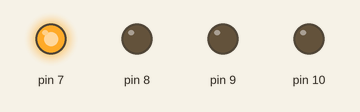
Recording of a sketch running on a simulated Arduino Uno, built with avr-gcc and run on an emulated ATmega328P. Parts: output pins drawn as LEDs (lit = HIGH).

Above: at 0.2 s.
At 1.2 s:
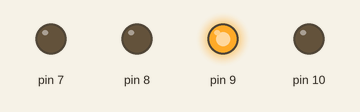
At 2.7 s:
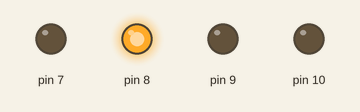
At 3.7 s:
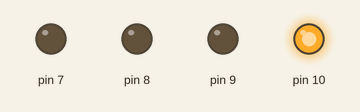
Timing chart, 0 to 4.6 s (numbered marks = the images above):
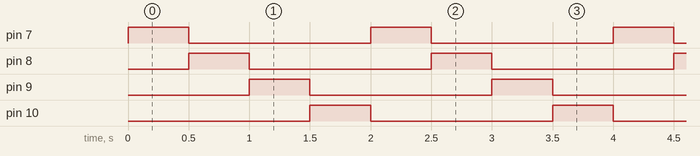

Measured:
- by itself, pin 7–10: alternates HIGH for 0.50 s and LOW for 1.5 s
- by itself, everything shown: repeats every 2.0 s, in 4 steps

The sketch:

3-1.ino
```cpp
/*Acender e apagar os LED’s conectados aos pinos 7, 8, 9 e
10, de modo que os LED’s se comportem como um piscapisca.
OBS.: Cada LED deve acender e apagar individualmente,
sendo o 1º a piscar o LED do pino 7, depois o do pino 8, e
assim sucessivamente, com intervalo de 0,5 segundos.*/
void setup(){
  pinMode(7,OUTPUT);
  pinMode(8,OUTPUT);
  pinMode(9,OUTPUT);
  pinMode(10,OUTPUT);
}
void loop(){
  digitalWrite(10,LOW);
  digitalWrite(7,HIGH);
  delay(500);
  digitalWrite(7,LOW);
  digitalWrite(8,HIGH);
  delay(500);
  digitalWrite(8,LOW);
  digitalWrite(9,HIGH);
  delay(500);
  digitalWrite(9,LOW);
  digitalWrite(10,HIGH);
  delay(500);
}
```
